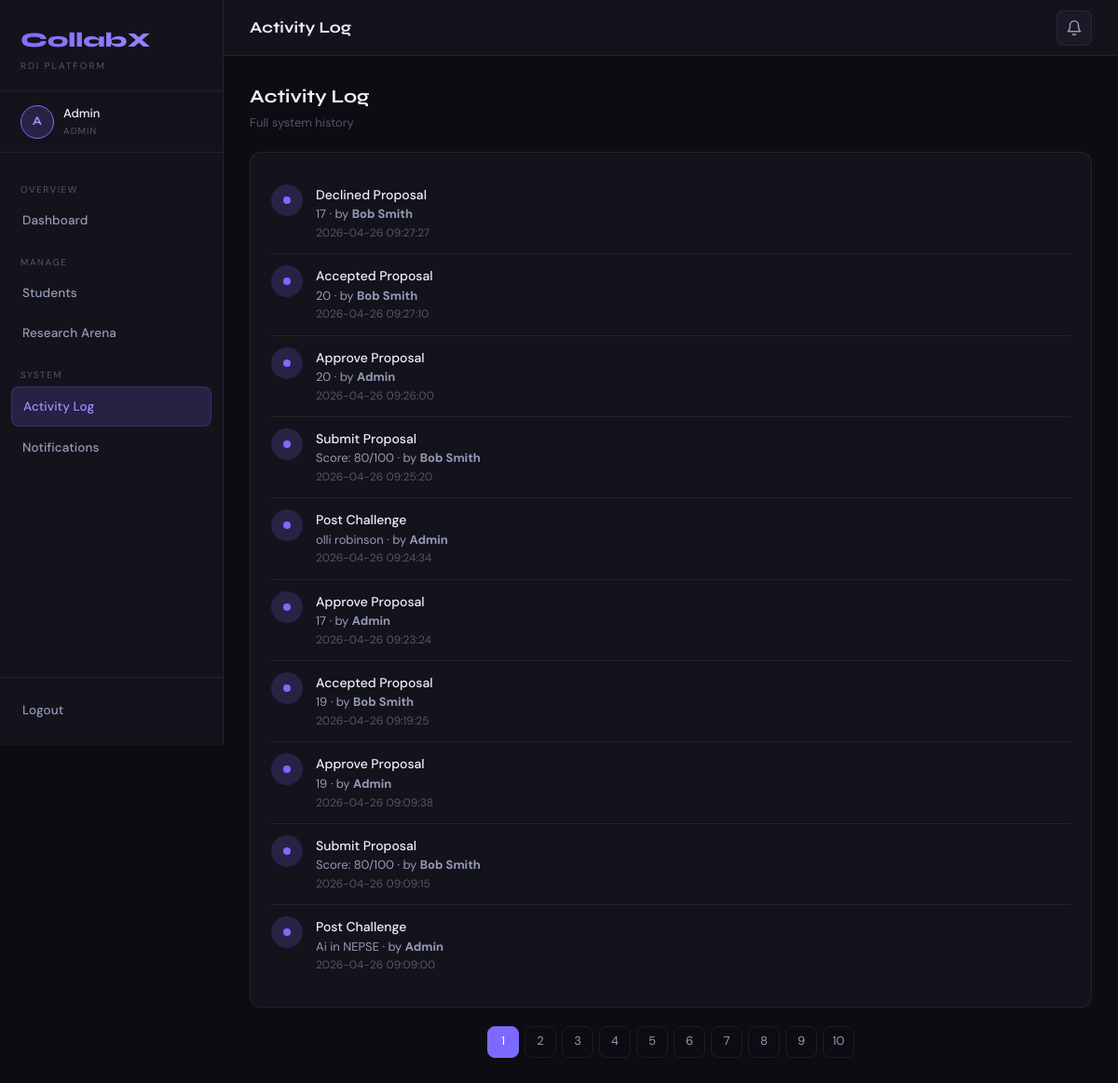
/admin/activity (signed in), run on the app's committed database.
### tables this page shows
CREATE TABLE activity_log (
    id INTEGER PRIMARY KEY AUTOINCREMENT, user_id INTEGER, action TEXT NOT NULL,
    details TEXT, created_at TIMESTAMP DEFAULT CURRENT_TIMESTAMP);

CREATE TABLE users (
    id INTEGER PRIMARY KEY AUTOINCREMENT, name TEXT NOT NULL, email TEXT UNIQUE NOT NULL,
    phone TEXT, password TEXT NOT NULL, role TEXT DEFAULT 'student',
    approved INTEGER DEFAULT 0, suspended INTEGER DEFAULT 0,
    created_at TIMESTAMP DEFAULT CURRENT_TIMESTAMP);

### app.py (the view)
@app.route("/admin/activity")
@login_required(role="admin")
def admin_activity():
    page=int(request.args.get("page",1)); db=get_db()
    total=db.execute("SELECT COUNT(*) FROM activity_log").fetchone()[0]
    pages=max(1,math.ceil(total/PER_PAGE))
    logs=db.execute("""SELECT a.*,u.name FROM activity_log a LEFT JOIN users u ON a.user_id=u.id
        ORDER BY a.created_at DESC LIMIT ? OFFSET ?""",(PER_PAGE,(page-1)*PER_PAGE)).fetchall()
    db.close()
    return render_template("admin_activity.html", logs=logs, page=page, pages=pages,
                           unread_count=unread(session["user_id"]))

### app.py (called while the page is built)
def get_db():
    db = sqlite3.connect("database.db")
    db.row_factory = sqlite3.Row
    return db

def unread(user_id):
    db = get_db(); n = db.execute("SELECT COUNT(*) FROM notifications WHERE user_id=? AND is_read=0",(user_id,)).fetchone()[0]; db.close(); return n

def login_required(role=None):
    def decorator(fn):
        @wraps(fn)
        def wrapper(*args, **kwargs):
            if "user_id" not in session: return redirect("/")
            if role and session.get("role") != role: return render_template("error.html",message="Access denied.",code=403),403
            return fn(*args, **kwargs)
        return wrapper
    return decorator

### templates/admin_activity.html (shortened to what this page needs)
{% extends "base.html" %}
{% block topbar_title %}Activity Log{% endblock %}
{% block content %}
<div class="section-header"><div><div class="section-title">Activity Log</div><div class="section-sub">Full system history</div></div></div>
<div class="card">
 {% for log in logs %}
 <div class="activity-item">
 <div class="activity-icon"></div>
 <div>
 <div style="font-size:14px;font-weight:500;color:var(--text);">{{ log['action'].replace('_',' ').title() }}</div>
 <div style="font-size:13px;color:var(--text2);">{{ log['details'] or '—' }} {% if log['name'] %}· by <strong>{{ log['name'] }}</strong>{% endif %}</div>
 <div style="font-size:12px;color:var(--text3);">{{ log['created_at'] }}</div>
 </div>
 </div>
 {% else %}<div class="empty-state"><div class="empty-icon"></div><div class="empty-title">No activity yet</div></div>{% endfor %}
</div>
{% if pages > 1 %}<div class="pagination">{% for p in range(1,pages+1) %}<a href="?page={{ p }}" class="page-link {% if p==page %}active{% endif %}">{{ p }}</a>{% endfor %}</div>{% endif %}
{% endblock %}

### static/style.css (style rules this page uses)
:root { --bg:#0c0c12;--bg2:#13131c;--bg3:#1a1a26;--bg4:#21212f;--border:rgba(255,255,255,0.07);--border2:rgba(255,255,255,0.12);--accent:#7c6aff;--accent2:#a78bfa;--accent-d:#5b4de0;--glow:rgba(124,106,255,0.18);--green:#22d3a0;--green-bg:rgba(34,211,160,0.1);--red:#ff5e7d;--red-bg:rgba(255,94,125,0.1);--amber:#fbbf24;--amber-bg:rgba(251,191,36,0.1);--blue:#38bdf8;--blue-bg:rgba(56,189,248,0.1);--text:#eeeef8;--text2:#9898b8;--text3:#55556a;--sidebar:240px;--r:12px;--r-sm:8px;--r-lg:18px }
*,*::before,*::after { box-sizing:border-box;margin:0;padding:0 }
html { scroll-behavior:smooth }
body { font-family:'DM Sans',sans-serif;background:var(--bg);color:var(--text);min-height:100vh;font-size:15px;line-height:1.6 }
.card { background:var(--bg2);border:1px solid var(--border);border-radius:var(--r);padding:22px }
.pagination { display:flex;align-items:center;gap:6px;justify-content:center;padding:20px 0 4px }
.page-link { width:34px;height:34px;display:flex;align-items:center;justify-content:center;border-radius:var(--r-sm);border:1px solid var(--border);color:var(--text2);text-decoration:none;font-size:13px;transition:all .15s }
.page-link.active { background:var(--accent);border-color:var(--accent);color:#fff }
.activity-item { display:flex;align-items:flex-start;gap:14px;padding:12px 0;border-bottom:1px solid var(--border) }
.activity-item:last-child { border-bottom:none }
.activity-icon { width:34px;height:34px;border-radius:50%;background:var(--glow);display:flex;align-items:center;justify-content:center;font-size:14px;flex-shrink:0 }
.section-header { display:flex;align-items:center;justify-content:space-between;margin-bottom:20px;flex-wrap:wrap;gap:12px }
.section-title { font-family:'Syne',sans-serif;font-size:20px;font-weight:700;color:var(--text) }
.section-sub { font-size:13px;color:var(--text3);margin-top:2px }
.activity-icon { font-size: 0; }
.activity-icon::before { content: ''; display: block; width: 8px; height: 8px; border-radius: 50%; background: var(--accent); margin: auto; }

### data on the page
activity_log: action.replace "Declined Proposal", details "17", name "Bob Smith", created_at "2026-04-26 09:27:27"
activity_log: action.replace "Accepted Proposal", details "20", name "Bob Smith", created_at "2026-04-26 09:27:10"
activity_log: action.replace "Approve Proposal", details "20", name "Admin", created_at "2026-04-26 09:26:00"
activity_log: action.replace "Submit Proposal", details "Score: 80/100", name "Bob Smith", created_at "2026-04-26 09:25:20"
activity_log: action.replace "Post Challenge", details "olli robinson", name "Admin", created_at "2026-04-26 09:24:34"
activity_log: action.replace "Approve Proposal", details "17", name "Admin", created_at "2026-04-26 09:23:24"
activity_log: action.replace "Accepted Proposal", details "19", name "Bob Smith", created_at "2026-04-26 09:19:25"
activity_log: action.replace "Approve Proposal", details "19", name "Admin", created_at "2026-04-26 09:09:38"
activity_log: action.replace "Submit Proposal", details "Score: 80/100", name "Bob Smith", created_at "2026-04-26 09:09:15"
activity_log: action.replace "Post Challenge", details "Ai in NEPSE", name "Admin", created_at "2026-04-26 09:09:00"

### other printed values
{{ session['name'][0].upper() }} "A"
{{ session['name'] }} "Admin"
{{ session['role'] }} "ADMIN"
{{ p }} "1" "2" "3" "4" "5" "6" "7" "8" "9" "10"
